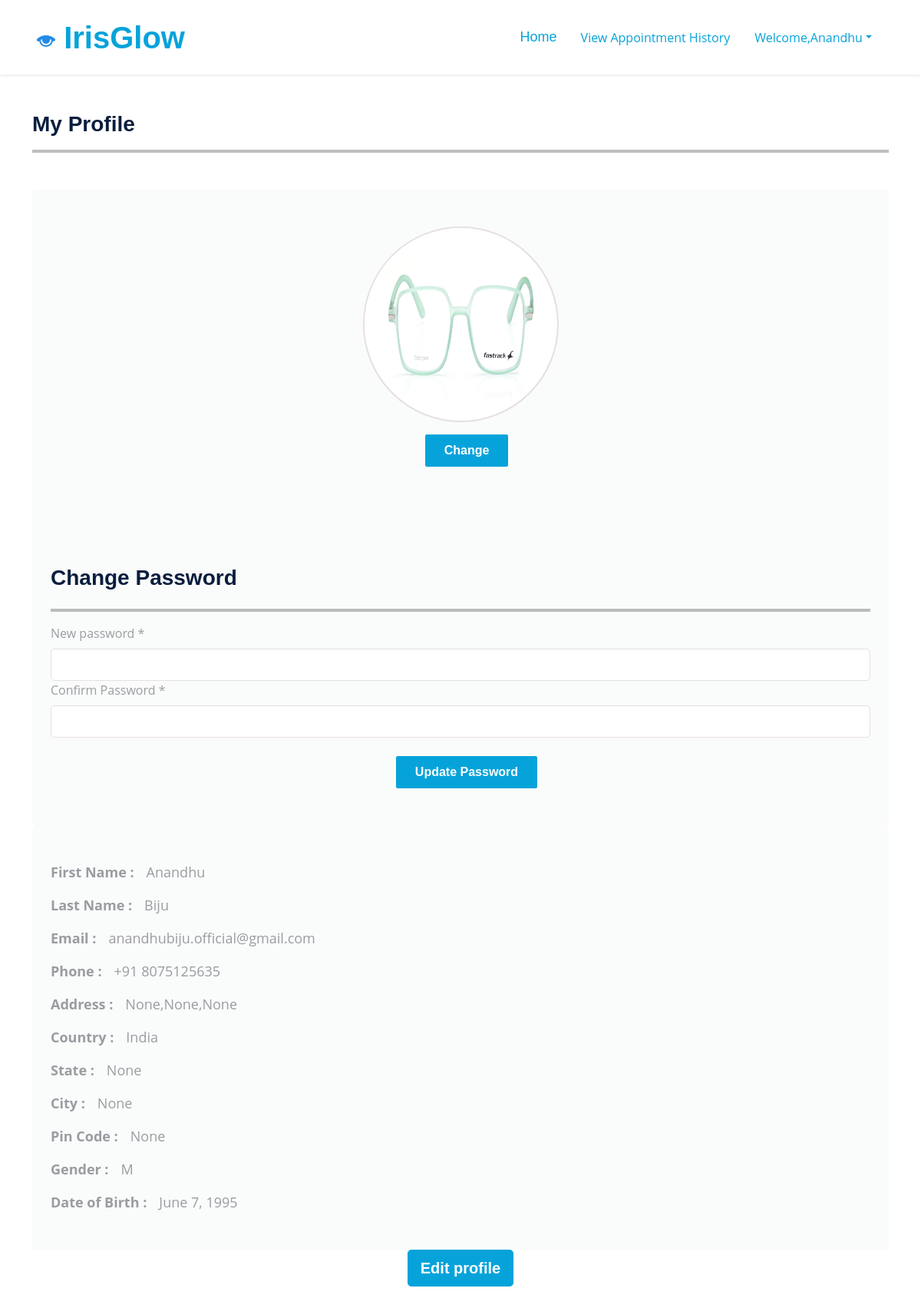
The page /profile/ (signed in) on the database its author committed.
### IrisGlowApp/models.py (models this page shows, shortened)
class CustomUser(AbstractUser):
    PATIENT = 1
    DOCTOR = 2
    SPECTS = 3
    ADMIN = 4
    ROLE_CHOICE = (
        (PATIENT, 'Patient'),
        (DOCTOR, 'Doctor'),
        (SPECTS, 'Spects'),
        (ADMIN,'Admin'),
    )
    username=None
    first_name = models.CharField(max_length=50)
    last_name = models.CharField(max_length=50)
    USERNAME_FIELD = 'email'
    email = models.EmailField(max_length=100, unique=True)
    phone = models.CharField(max_length=12, blank=True)
    password = models.CharField(max_length=128)
    role = models.PositiveSmallIntegerField(choices=ROLE_CHOICE, blank=True, null=True,default='1')
    is_admin = models.BooleanField(default=False)
    is_staff = models.BooleanField(default=False)
    is_active = models.BooleanField(default=True)
    is_superadmin = models.BooleanField(default=False)
    REQUIRED_FIELDS = ['first_name','last_name', 'phone']
    objects = UserManager()

class UserProfile(models.Model):
    GENDER_CHOICES = (
        ('F', 'Female'),
        ('M', 'Male'),
        ('NB', 'Non Binary'),
        ('TF', 'Transfeminine'),
        ('TM', 'Transmasculine'),
    )
    STATE_CHOICES = [
        ('Andhra Pradesh', 'Andhra Pradesh'),
        ('Arunachal Pradesh', 'Arunachal Pradesh'),
        ('Assam', 'Assam'),
        ('Bihar', 'Bihar'),
        ('Chhattisgarh', 'Chhattisgarh'),
        ('Goa', 'Goa'),
        ('Gujarat', 'Gujarat'),
        ('Haryana', 'Haryana'),
        ('Himachal Pradesh', 'Himachal Pradesh'),
        ('Jharkhand', 'Jharkhand'),
        ('Karnataka', 'Karnataka'),
        ('Kerala', 'Kerala'),
        ('Madhya Pradesh', 'Madhya Pradesh'),
        ('Maharashtra', 'Maharashtra'),
        ('Manipur', 'Manipur'),
        ('Meghalaya', 'Meghalaya'),
        ('Mizoram', 'Mizoram'),
        ('Nagaland', 'Nagaland'),
        ('Odisha', 'Odisha'),
        ('Punjab', 'Punjab'),
        ('Rajasthan', 'Rajasthan'),
        ('Sikkim', 'Sikkim'),
        ('Tamil Nadu', 'Tamil Nadu'),
        ('Telangana', 'Telangana'),
        ('Tripura', 'Tripura'),
        ('Uttar Pradesh', 'Uttar Pradesh'),
        ('Uttarakhand', 'Uttarakhand'),
        ('West Bengal', 'West Bengal'),
    ]
    ASIAN_COUNTRY_CHOICES = [
    ('India', 'India'),
    ]
    user = models.OneToOneField(CustomUser, on_delete=models.CASCADE)
    profile_picture = models.ImageField(upload_to='media/profile_picture', blank=True, null=True)
    address = models.CharField(max_length=50, blank=True, null=True)
    addressline1 = models.CharField(max_length=50, blank=True, null=True)
    addressline2 = models.CharField(max_length=50, blank=True, null=True)
    country = models.CharField(max_length=50, choices=ASIAN_COUNTRY_CHOICES, default='India', blank=True, null=True)
    state = models.CharField(("Select State"),max_length=40, choices=STATE_CHOICES, blank=True, null=True)
    city = models.CharField(max_length=50, blank=True, null=True)
    pin_code = models.CharField(max_length=50, blank=True, null=True)
    gender = models.CharField(("Select Gender"),max_length=4, choices=GENDER_CHOICES, blank=True, null=True)
    dob = models.DateField(blank=True, null=True)
    profile_created_at = models.DateTimeField(auto_now_add=True)
    profile_modified_at = models.DateTimeField(auto_now=True)
    def calculate_age(self):
        today = date.today()
        age = today.year - self.dob.year - ((today.month, today.day) < (self.dob.month, self.dob.day))
        return age
    age = property(calculate_age)

### IrisGlowApp/views.py (the view)
# urls.py: path('profile/', views.profile, name='profile'),
@login_required
def profile(request):
    user = request.user
    user_profile = None
    if user.userprofile.user.role == 1:
        try:
            user_profile = UserProfile.objects.get(user=user.userprofile.user)
        except UserProfile.DoesNotExist:
            user_profile = None
    context = {
        'user': user,
        'user_profile': user_profile,  # User profile information
    }
    return render(request, 'patients/profile.html', context)

### template/patients/profile.html (shortened to what this page needs)
{% load static %}
<!DOCTYPE html>
<html>
<head>
  <link href="https://cdnjs.cloudflare.com/ajax/libs/font-awesome/6.4.2/css/all.min.css" rel="stylesheet" />
  <link rel="stylesheet" href="https://cdn.jsdelivr.net/npm/bootstrap-icons@1.10.5/font/bootstrap-icons.css">
  <link href="{% static 'lib/owlcarousel/assets/owl.carousel.min.css' %}" rel="stylesheet" />
  <link href="{% static 'lib/tempusdominus/css/tempusdominus-bootstrap-4.min.css' %}" rel="stylesheet" />
  <link href="{% static 'css/bootstrap.min.css' %}" rel="stylesheet" />
  <link href="{% static 'css/style.css' %}" rel="stylesheet" />
</head>
<body>
  <nav class="navbar navbar-expand-lg bg-white navbar-light shadow-sm px-5 py-3 py-lg-0">
    <a href="index.html"  class="navbar-brand p-0">
      <h1 class="m-0 text-primary">
          <img src="{% static 'img/img1.png' %}">
        IrisGlow</h1>
    </a>
        {% if user.is_authenticated %}
        <div class="collapse navbar-collapse ms-5 mr-5 justify-content-end" id="navbarCollapse">
            <div class="navbar-nav ms-5 mr-5 py-0 justify-content-end">
                <a href="{% url 'index' %}" class="nav-item nav-link active">Home</a>
                    </div>
                </div>
                <a href="{% url 'patient_appointment_history' %}"class="nav-item nav-link active">View Appointment History</a>
                <div class="nav-item dropdown">
                    <a href="#" class="nav-link dropdown-toggle"
                        data-bs-toggle="dropdown">Welcome,{{user.first_name}}</a>
                </div>
            {% endif %}
      </nav>
  <div class="container">
    <div class="row">
      <div class="col-12">
        <div class="my-5">
          <h3 class="">My Profile</h3>
          <hr />
        </div>
          <div class="row mb-5 gx-5 file-upload">
            <div class="col-xxl-5">
              <div class="bg-secondary-soft px-4 py-5 rounded">
                <div class="row g-3">
                  <div class="text-center mb-5">
                    <div class="square position-relative display-2 mb-3">
                      {% if user.userprofile.profile_picture %}
                      <img src="{{ user.userprofile.profile_picture.url }}" alt="Profile Picture"
                        class="position-absolute top-0 start-0 pp" />
                      {% else %}
                      {% comment %} <div class="rounded-circle no-file-message">
                        <img class="rounded-circle" src="{% static 'img/profile_pic.png' %}" alt="Profile Picture"
                          style="width: 200px; height: 200px" />
                      </div> {% endcomment %}
                      {% endif %}
                    </div>
                    <a href="{% url 'edit-profile' %}"><input type="submit"id="customFile" name="file" hidden="" />
                    <label class="btn btn-primary py-2 px-4 ms-3" for="customFile">Change</label></a>
                  </div>
                  <form method="post" action="{% url 'change_password_patient' %}">
                    <div class="mt-5">
                      <h3 class="my-4 mt-5">Change Password</h3>
                      <hr />
                      <div class="col-md-12">
                        <label for="exampleInputPassword2" class="form-label">New password *</label>
                        <input type="password" name="new_password" class="form-control" id="exampleInputPassword2" />
                      </div>
                      <div class="col-md-12">
                        <label for="exampleInputPassword3" class="form-label">Confirm Password *</label>
                        <input type="password" class="form-control" name="confirm_password"
                          id="exampleInputPassword3" />
                      </div>
                    </div>
                    <required><br>
                    <div class="d-flex justify-content-center w-100 align-items-center">
                      <button class="btn btn-primary py-2 px-4 ms-3" type="submit" id = "submit">
                        Update Password
                      </button>
                    </div>
                  </form>
                </div>
              </div>
            </div>
            <div class="col-xxl-7 mb-5 mb-xxl-0">
              <div class="bg-secondary-soft px-4 py-5 rounded">
                <div class="row g-3">
                  <div class="col-md-12 d-flex">
                    <label class="txtsize"><strong>First Name :</strong></label>
                    <p class="txtsize mx-3">
                      {{ user.userprofile.user.first_name }}
                    </p>
                  </div>
                  <div class="col-md-12 d-flex">
                    <label class="txtsize"><strong> Last Name :</strong></label>
                    <p class="txtsize mx-3">
                      {{ user.userprofile.user.last_name }}
                    </p>
                  </div>
                  <div class="col-md-12 d-flex">
                    <label class="txtsize"><strong> Email :</strong></label>
                    <p class="txtsize mx-3">
                      {{ user.userprofile.user.email }}
                    </p>
                  </div>
                  <div class="col-md-12 d-flex">
                    <label class="txtsize"><strong> Phone :</strong></label>
                    <p class="txtsize mx-3">
                      +91 {{ user.userprofile.user.phone }}
                    </p>
                  </div>
                  <div class="col-md-12 d-flex">
                    <label class="txtsize"><strong> Address :</strong></label>
                    <p class="txtsize mx-3">{{ user.userprofile.address }},{{ user.userprofile.addressline1 }},{{user.userprofile.addressline2 }}</p>
                  </div>
                  <div class="col-md-12 d-flex">
                    <label class="txtsize"><strong> Country :</strong></label>
                    <p class="txtsize mx-3">{{ user.userprofile.country }}</p>
                  </div>
                  <div class="col-md-12 d-flex">
                    <label class="txtsize"><strong> State :</strong></label>
                    <p class="txtsize mx-3">{{ user.userprofile.state }}</p>
                  </div>
                  <div class="col-md-12 d-flex">
                    <label class="txtsize"><strong> City :</strong></label>
                    <p class="txtsize mx-3">{{ user.userprofile.city }}</p>
                  </div>
                  <div class="col-md-12 d-flex">
                    <label class="txtsize"><strong> Pin Code :</strong></label>
                    <p class="txtsize mx-3">
                      {{ user.userprofile.pin_code }}
                    </p>
                  </div>
                   <div class="col-md-12 d-flex">
                    <label class="txtsize"><strong> Gender :</strong></label>
                    <p class="txtsize mx-3">
                      {{ user.userprofile.gender }}
                    </p>
                  </div>
                  <div class="col-md-12 d-flex">
                    <label class="txtsize"><strong> Date of Birth :</strong></label>
                    <p class="txtsize mx-3">{{ user.userprofile.dob }}</p>
                  </div>
                </div>
              </div>
              <div class="gap-3 d-md-flex justify-content-md-center text-center">
                <a href="{% url 'edit-profile' %}"><button type="button" class="btn btn-primary btn-lg mb-5" id="edit">
                    Edit profile
                  </button></a>
              </div>
            </div>
          </div>
      </div>
    </div>
  </div>
</body>
</html>

### static/css/style.css (style rules this page uses)
:root { --primary: #06A3DA; --secondary: #F57E57; --light: #EEF9FF; --dark: #091E3E; }
h1, h2, .font-weight-bold { font-weight: 700 !important; }
h3, h4, .font-weight-semi-bold { font-weight: 600 !important; }
.btn { font-family: 'Jost', sans-serif; font-weight: 600; transition: .5s; }
.btn-primary, .btn-secondary { color: #FFFFFF; }
.navbar-light .navbar-nav .nav-link { font-family: 'Jost', sans-serif; padding: 35px 15px; font-size: 18px; color: var(--dark); outline: none; transition: .5s; }
.navbar-light .navbar-nav .nav-link:hover, .navbar-light .navbar-nav .nav-link.active { color: var(--primary); }

### template/patients/profile.html (style rules this page uses)
body { color: #9b9ca1; }
.bg-secondary-soft { background-color: rgba(208, 212, 217, 0.1) !important; }
.rounded { border-radius: 5px !important; }
hr { border: 2px solid #000; }
.py-5 { padding-top: 3rem !important; padding-bottom: 3rem !important; }
.px-4 { padding-right: 1.5rem !important; padding-left: 1.5rem !important; }
.file-upload .square { height: 255px; width: 255px; margin: auto; vertical-align: middle; border: 2px solid #e5dfe4; border-radius: 50%; background-color: #fff; }
.pp { width: 250px; height: 250px; border-radius: 50%; }
.txtsize { font-size: large; margin: 0; }
.form-control { display: block; width: 100%; padding: 0.5rem 1rem; font-size: 0.9375rem; font-weight: 400; line-height: 1.6; color: #29292e; background-color: #fff; background-clip: padding-box; border: 1px solid #e5dfe4; -webkit-appearance: none; -moz-appearance: none; appearance: none; border-radius: 5px; -webkit-transition: border-color 0.15s ease-in-out, -webkit-box-shadow 0.15s ease-in-out; transition: border-color 0.15s ease-in-out, -webkit-box-shadow 0.15s ease-in-out; transition: border-color 0.15s ease-in-out, box-shadow 0.15s ease-in-out; transition: border-color 0.15s ease-in-out, box-shadow 0.15s ease-in-out, -webkit-box-shadow 0.15s ease-in-out; }

### rows shown on the page
CustomUser: first_name "Anandhu", userprofile.profile_picture (picture), userprofile.user.first_name "Anandhu", userprofile.user.last_name "Biju", userprofile.user.email "anandhubiju.official@gmail.com", userprofile.user.phone "8075125635", userprofile.address "None", userprofile.addressline1 "None", userprofile.addressline2 "None", userprofile.country "India", userprofile.state "None", userprofile.city "None", userprofile.pin_code "None", userprofile.gender "M", userprofile.dob "June 7, 1995"
